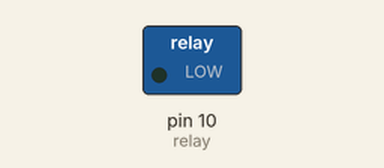
Recording of a sketch running on a simulated Arduino Uno, built with avr-gcc and run on an emulated ATmega328P. Shown: switched loads named in the sketch (green lamp = pin HIGH). Random numbers use the default seed unless the sketch sets one; the modem accepts every AT command (registered, SIM ready, sends succeed) and sends nothing else; what the sketch prints to the serial monitor is not drawn.

Above: at 17.3 s.
At 48.1 s:
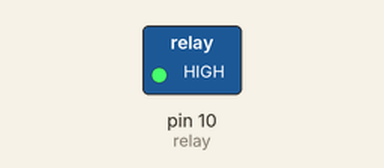
Timing chart, 0 to 81.4 s (numbered marks = the images above):
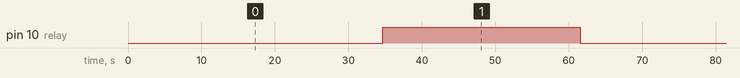

The sketch:

WifiWithRelay.ino.ino
```cpp
#include <SoftwareSerial.h>
#include <avr/wdt.h>
#include <MemoryFree.h>
//#include <DateTime.h>

#define DEST_HOST   "thundersoftdev.org"
#define DEST_IP     "thundersoftdev.org"
#define TIMEOUT     5000 // mS
#define CONTINUE    false
#define HALT        true
#define POST_HEADERPARAM "a=a"

#define ECHO_COMMANDS // Un-comment to echo AT+ commands to serial monitor

//ALREADY CONNECTED

int relay = 10;
SoftwareSerial esp8266(2,3);

long previousMillis = 0;
String postData = POST_HEADERPARAM;
long postIndex = 0;
int *t=new int[50];
int *h=new int[50];

// Print error message and loop stop.
void errorHalt(String msg)
{
  Serial.println(msg);
  Serial.println("HALT");
  delay(1000);
}

// Read characters from WiFi module and echo to serial until keyword occurs or timeout.
boolean echoFind(String keyword)
{
  echoFind(keyword, TIMEOUT);
}


void readESPData()
{
  if (esp8266.available())
  {
    while(esp8266.available())
    {
      char c = esp8266.read();
      Serial.write(c);
    }
  }
}

boolean echoFind(String keyword, int timeout)
{
  byte current_char   = 0;
  byte keyword_length = keyword.length();

  // Fail if the target string has not been sent by deadline.
  long deadline = millis() + timeout;
  //delay(1000);
  while(millis() < deadline)
  {

    if (esp8266.available())
    {
      char ch = esp8266.read();
      Serial.write(ch);
      if (ch == keyword[current_char])
        if (++current_char == keyword_length)
        {
          Serial.println();
          return true;
        }
    }
  }
  //readESPData();
  return false;  // Timed out
}

// Read and echo all available module output.
// (Used when we're indifferent to "OK" vs. "no change" responses or to get around firmware bugs.)
void echoFlush()
{
  while(esp8266.available())
    Serial.write(esp8266.read());
}

// Echo module output until 3 newlines encountered.
// (Used when we're indifferent to "OK" vs. "no change" responses.)
void echoSkip()
{
  echoFind("\n");        // Search for nl at end of command echo
  echoFind("\n");        // Search for 2nd nl at end of response.
  echoFind("\n");        // Search for 3rd nl at end of blank line.
}

// Send a command to the module and wait for acknowledgement string
// (or flush module output if no ack specified).
// Echoes all data received to the serial monitor.
boolean echoCommand(String cmd, String ack, boolean halt_on_fail)
{
  return echoCommand(cmd, ack, halt_on_fail, TIMEOUT);
}

boolean echoCommand(String cmd, String ack, boolean halt_on_fail, int timeout)
{
  esp8266.println(cmd);
  if (timeout == 12000)
  {
    delay(3000);
    while (true)
      readESPData();
  }
  #ifdef ECHO_COMMANDS
    Serial.print("--"); Serial.println(cmd);
  #endif

  // If no ack response specified, skip all available module output.
  if (ack == "")
    echoSkip();
  else
    // Otherwise wait for ack.
    if (!echoFind(ack))          // timed out waiting for ack string
      if (halt_on_fail)
        errorHalt(cmd+" failed");// Critical failure halt.
      else {
        delay(1000);
        return false;            // Let the caller handle it.
      }
  delay(1000);
  return true;                   // ack blank or ack found
}


// Connect to the specified wireless network.
boolean connectWiFi()
{
  String cmd = "AT+CWJAP=\"ThunderEvolverWormWrlssNetwork\",\"~!@ThunderEvolverWormWrlssNetworkN65U~!@\"";
  if (echoCommand(cmd, "WIFI GOT IP", CONTINUE)) // Join Access Point
  {
    Serial.println("Connected to WiFi.");
    return true;
  }
  else
  {
    Serial.println("Connection to WiFi failed.");
    return false;
  }
}


void setup() {
  // put your setup code here, to run once:
  MCUSR = 0;
  Serial.begin(9600);
  esp8266.begin(9600);

  esp8266.setTimeout(TIMEOUT);
  Serial.println("ESP8266 Weather Station");

  pinMode(relay, OUTPUT);

}

void startUpWifi()
{
  delay(2000);
  Serial.println("Turning on WIFI");
  digitalWrite(relay, HIGH);
  delay(2000);
  echoCommand("AT+RST", "ready", HALT);    // Reset & test if the module is ready
  Serial.println("Module is ready.");
  //echoCommand("AT+GMR", "OK", CONTINUE);   // Retrieves the firmware ID (version number) of the module.
  //echoCommand("AT+CWMODE?","OK", CONTINUE);// Get module access mode.
  //echoCommand("AT+CIPMODE=0","OK", CONTINUE);
  // echoCommand("AT+CWLAP", "OK", CONTINUE); // List available access points - DOESN't WORK FOR ME

  echoCommand("AT+CWMODE=1", "", HALT);    // Station mode
  echoCommand("AT+CIPMUX=1", "", HALT);    // Allow multiple connections (we'll only use the first).

   //connect to the wifi
  boolean connection_established = false;
  for(int i=0;i<5;i++)
  {
    if(connectWiFi())
    {
      connection_established = true;
      break;
    }
  }
  if (!connection_established) errorHalt("Connection failed");
  delay(5000);

  echoCommand("AT+CWSAP=?", "OK", CONTINUE); // Test connection
  echoCommand("AT+CIFSR", "", HALT);         // Echo IP address. (Firmware bug - should return "OK".)
  //echoCommand("AT+CIPMUX=0", "", HALT);      // Set single connection mode
}

void loop() {
  // put your main code here, to run repeatedly:
  //char* name;
  //malloc(
  /*String a = "a=a";
  a.concat("dsf dsfdsf");
  a.concat("bbb");
  Serial.println(a);
  */
  /*if (esp8266.available())
  {
    while(esp8266.available())
    {
      char c = esp8266.read();
      Serial.write(c);
    }
  }

  if (Serial.available())
  {
    delay(1000);

      String command = "";
      while (Serial.available())
      {
        command += (char)Serial.read();
      }
      esp8266.println(command);
  }*/
  Serial.println("millis: " + String(millis()));

  postData.concat("&");
  postData.concat(postIndex);
  postData.concat("[t]=");
  postData.concat(rand() % 100);
  postData.concat("&");
  postData.concat(postIndex);
  postData.concat("[h]=");
  postData.concat(rand()%100);
  postData.concat("&");
  postData.concat(postIndex);
  postData.concat("[p]=");
  postData.concat(rand()%1000);
  //postData = postData + "&" + String(postIndex) + "[t]=" + String(rand() % 100) + "&" + String(postIndex) + "[h]=" + String(rand()%10000);
  Serial.println(postData);
  delay(4000);
  ++postIndex;
  long passedMillis = millis() - previousMillis;
  Serial.print("freeMemory()=");
  Serial.println(freeMemory());
  if (passedMillis >= 30000)
  {
    startUpWifi();
    /*loadWebpage("0[t]=" + String(rand() % 100) + "&0[h]=" + String(rand()%10000)
      + "&1[t]=" + String(rand() % 100) + "&1[h]=" + String(rand()%10000)
    );*/
    loadWebpage(postData);
    Serial.println("Turning off WIFI");
    delay(2000);
    digitalWrite(relay, LOW);
    delay(1000);
    previousMillis = millis();
    postIndex = 0;
    postData = POST_HEADERPARAM;

    if(previousMillis >= 300000) // Reset arduino every 10 hours
    {
      ResetArduino();
    }
  }
}


void ResetArduino()
{
  wdt_enable(WDTO_15MS); // turn on the WatchDog and don't stroke it.
  for(;;) {
    // do nothing and wait for the eventual...
  }
}

void loadWebpage(String &message) {
  // Establish TCP connection
  String cmd = "AT+CIPSTART=4,\"TCP\",\"";
  cmd.concat(DEST_IP);
  cmd.concat("\",80");
  //cmd += DEST_IP; cmd += "\",80";
  if (!echoCommand(cmd, "OK", CONTINUE)) return;
  delay(2000);
  //readESPData();
  // Get connection status
  if (!echoCommand("AT+CIPSTATUS", "OK", CONTINUE)) return;
  //readESPData();
  // Build HTTP request.
  Serial.print("freeMemory()=");
  Serial.println(freeMemory());
  Serial.println(message);
  cmd = "POST /terem2/test.php HTTP/1.0\r\nHost: thundersoftdev.org\r\nContent-Type: application/x-www-form-urlencoded\r\nContent-Length: ";
  cmd.concat(message.length());
  cmd.concat("\r\n\r\n");
  cmd.concat(message);
  cmd.concat("\r\n");
  //cmd = "POST /terem2/test.php HTTP/1.0\r\nHost: thundersoftdev.org\r\nContent-Type: application/x-www-form-urlencoded\r\nContent-Length: "+ String(message.length()) +"\r\n\r\n" + message + "\r\n";
  //Serial.println(cmd.length() + " cmd - " + cmd);
  Serial.print("freeMemory()=");
  Serial.println(freeMemory());
  // Ready the module to receive raw data
  if (!echoCommand("AT+CIPSEND=4," + String(cmd.length()), ">", CONTINUE))
  {
    echoCommand("AT+CIPCLOSE=4", "", CONTINUE); // 5 - close all connections
    Serial.println("Connection timeout.");
    return;
  }
  delay(1000);
  esp8266.print(cmd);
  // Send the raw HTTP request
  //echoCommand(cmd, "OK", CONTINUE, 12000);  // GET

  // Loop forever echoing data received from destination server.
  //delay(5000);
  long deadline = millis() + TIMEOUT;
  while(millis() < deadline)
      readESPData();

  //errorHalt("ONCE ONLY");
}
```

Measured:
- by itself, pin 10 (relay): alternates HIGH for 26.9 s and LOW for 35.7 s
